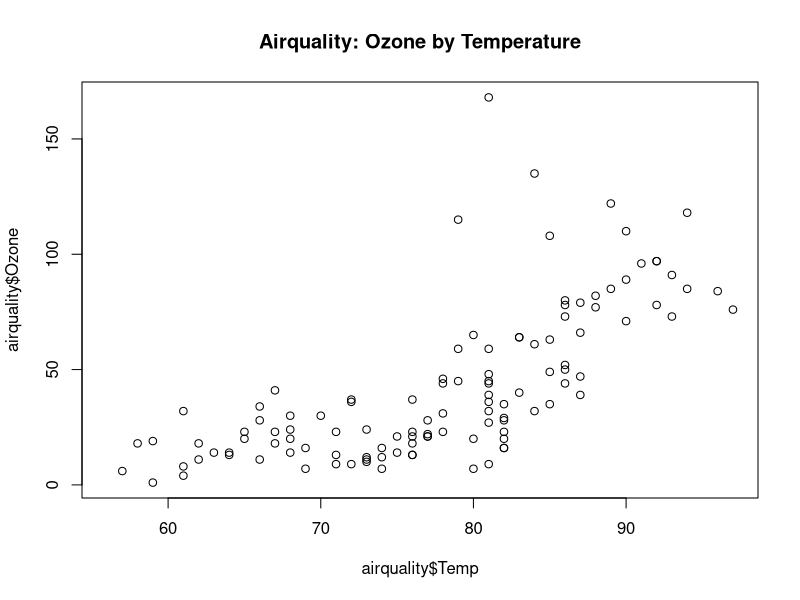

Here is the R script that generated this plot:
## ---- chunk 1
knitr::opts_chunk$set(echo = TRUE)
## ---- chunk 2
knitr::kable(head(airquality), caption = 'Top of the Air Quality Dataset')
## ---- chunk 3
plot(airquality$Temp, airquality$Ozone,  
        main="Airquality: Ozone by Temperature")
